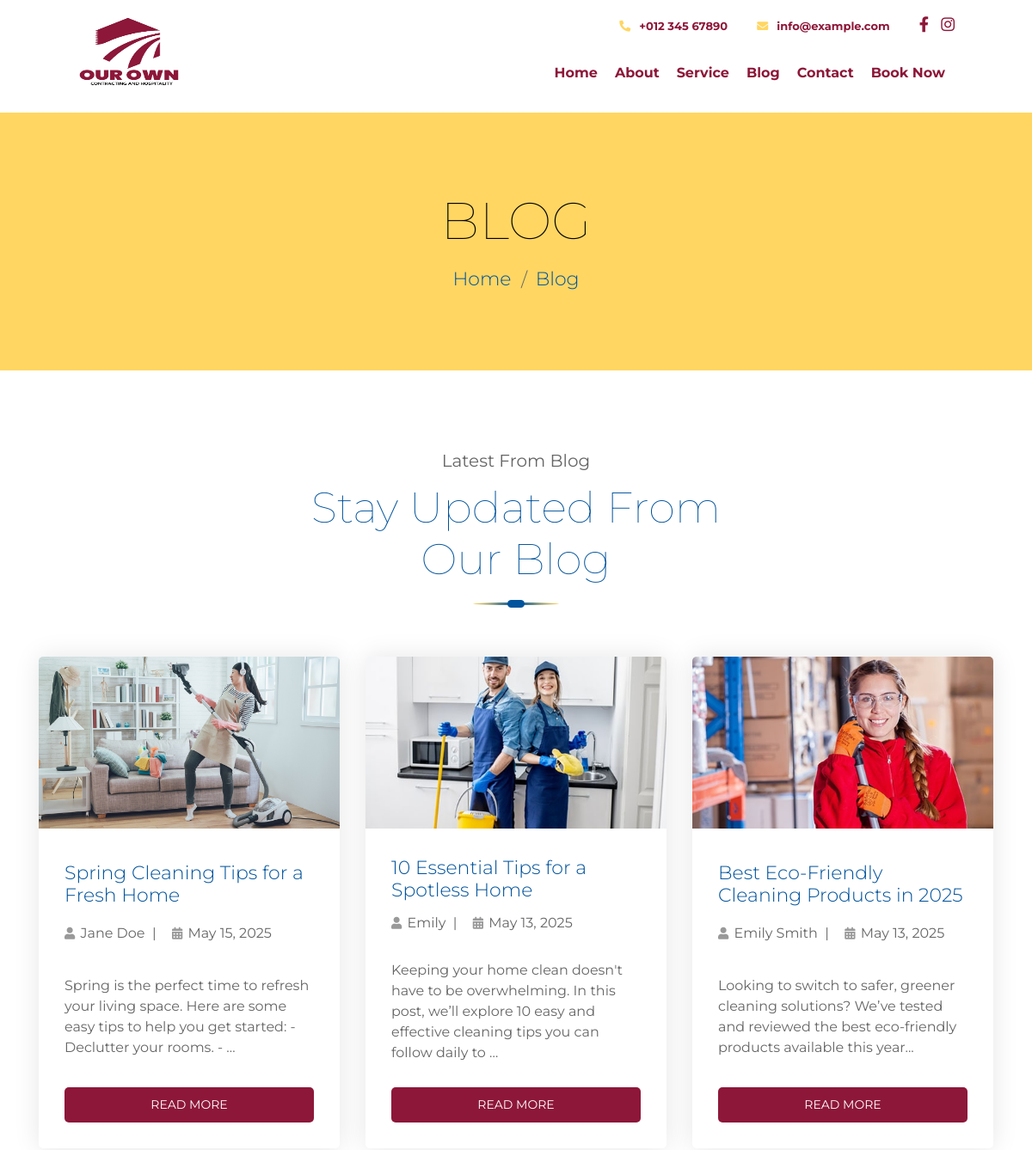
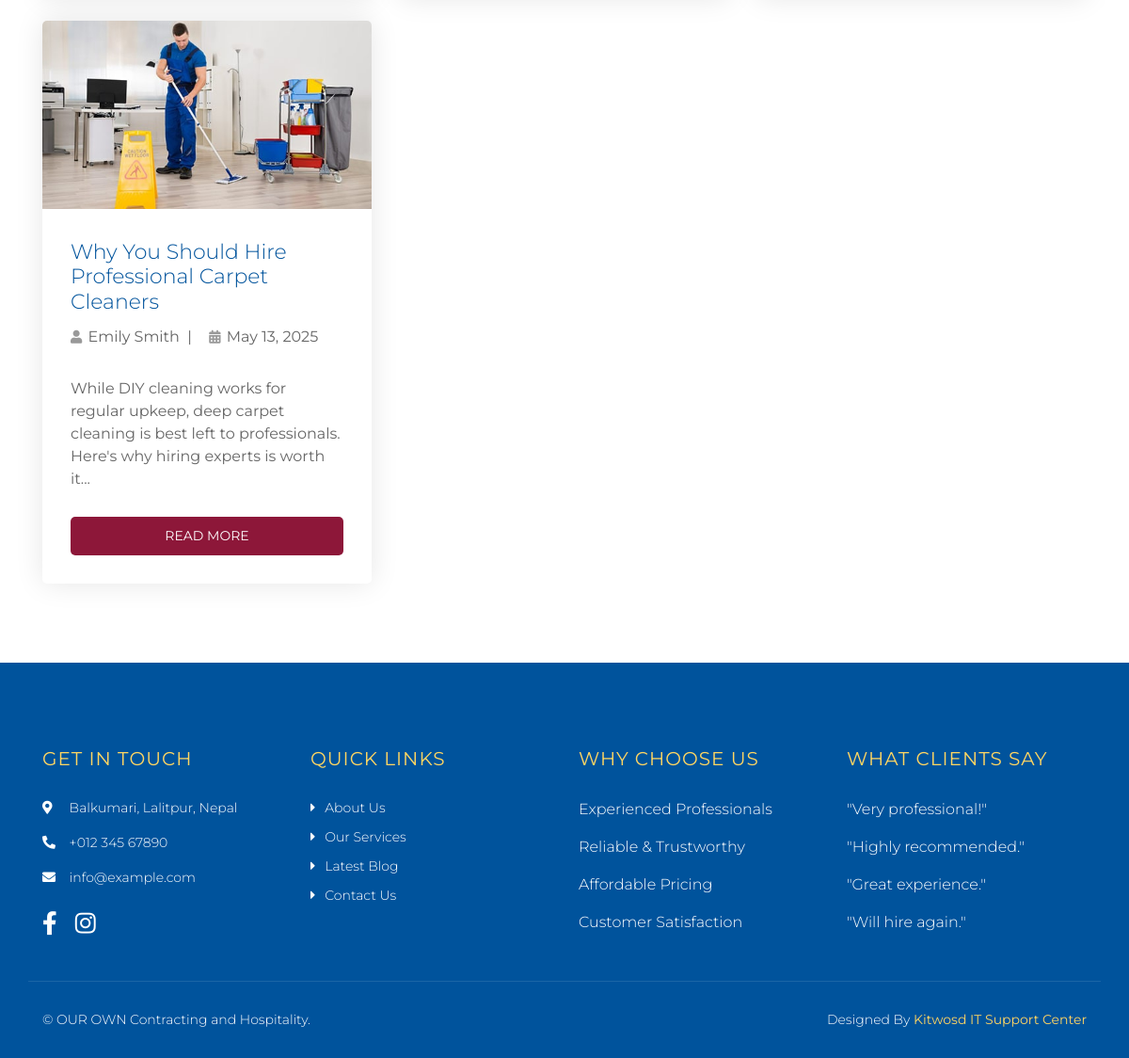
Screenshot of /blog/ with the database file from the repository (2 pictures, top to bottom).
### core/models.py (models this page shows, shortened)
class OrganizationInfo(models.Model):
    name = models.CharField(max_length=255, default="Our Company")
    logo = models.ImageField(upload_to='organization_logos/', null=True, blank=True)
    address = models.TextField()
    phone1 = models.CharField("Phone 1", max_length=20)
    phone2 = models.CharField("Phone 2", max_length=20, blank=True, null=True)
    email1 = models.EmailField("Email 1")
    email2 = models.EmailField("Email 2", blank=True, null=True)
    facebook = models.URLField(blank=True, null=True)
    twitter = models.URLField(blank=True, null=True)
    instagram = models.URLField(blank=True, null=True)
    linkedin = models.URLField(blank=True, null=True)

class BlogPost(models.Model):
    title = models.CharField(max_length=255)
    category = models.CharField(max_length=100, blank=True)
    author = models.CharField(max_length=100, blank=True)
    slug = models.SlugField(unique=True)
    content = models.TextField()
    image = models.ImageField(upload_to='blog/')
    publish_date = models.DateField(auto_now_add=True)

### core/views.py (the view)
# urls.py: path('blog/', views.blog, name='blog'),
def blog(request):
    blogs = BlogPost.objects.all().order_by('-publish_date')
    return render(request, 'core/blog.html', {'blogs': blogs})

### core/context_processors.py (called while the page is built)
def organization_info(request):
    org = OrganizationInfo.objects.first()
    return {
        'org': org
    }

### core/templates/core/blog.html (shortened to what this page needs)
{% extends 'base.html' %}
{% load static %}
{% block content %}
<div class="page-header">
    <div class="container">
        <div class="row">
            <div class="col-12">
                <h2>Blog</h2>
            </div>
            <div class="col-12">
                <a href="{% url 'home' %}">Home</a>
                <a href="#">Blog</a>
            </div>
        </div>
    </div>
</div>
<div class="blog">
    <div class="container">
        <div class="section-header text-center">
            <p>Latest From Blog</p>
            <h2>Stay Updated From Our Blog</h2>
        </div>
        <div class="row">
            {% for blog in blogs %}
            <div class="col-lg-4 col-md-6 mb-4">
                <div class="blog-item w-100 h-100 d-flex flex-column justify-content-between">
                    <img src="{{ blog.image.url }}" alt="{{ blog.title }}" class="card-img-top fixed-img">
                    <h3>{{ blog.title }}</h3>
                    <div class="meta mb-2">
                        <i class="fa fa-user"></i> {{ blog.author }} &nbsp;|&nbsp;
                        <i class="fa fa-calendar-alt"></i> {{ blog.publish_date }}
                    </div>
                    <p>{{ blog.content|truncatewords:25 }}</p>
                    <a class="btn btn-primary" href="{% url 'blog_detail' blog.slug %}">Read More</a>
                </div>
            </div>
            {% empty %}
            <div class="col-12 text-center">
                <p>No blog posts found.</p>
            </div>
            {% endfor %}
        </div>
    </div>
</div>
{% endblock %}

### core/templates/base.html (shortened to what this page needs)
{% load static %}
<!DOCTYPE html>
<html lang="en">
<head>
    <link href="https://cdn.jsdelivr.net/npm/bootstrap@5.3.2/dist/css/bootstrap.min.css" rel="stylesheet">
    <link href="https://cdn.jsdelivr.net/npm/bootstrap-icons@1.10.5/font/bootstrap-icons.css" rel="stylesheet">
    <link href="https://stackpath.bootstrapcdn.com/bootstrap/4.4.1/css/bootstrap.min.css" rel="stylesheet">
    <link href="https://cdnjs.cloudflare.com/ajax/libs/font-awesome/5.10.0/css/all.min.css" rel="stylesheet">
    <link href="{% static 'lib/owlcarousel/assets/owl.carousel.min.css' %}" rel="stylesheet">
    <link href="{% static 'lib/lightbox/css/lightbox.min.css' %}" rel="stylesheet">
    <link href="{% static 'css/style.css' %}" rel="stylesheet">
</head>
<body>
    <div class="wrapper">
        <div class="header w-100">
            <div class="container-fluid">
                <div class="header-top row align-items-center">
                    <div class="col-lg-3">
                        <div class="brand">
                            <a href="{% url 'home' %}">
                                <img src="{% if org and org.logo %}{{ org.logo.url }}{% else %}{% static 'img/logo.jpg' %}{% endif %}" alt="{{ org.name|default:'OUR OWN Contracting and Hospitality' }}" class="img-fluid">
                            </a>
                        </div>
                    </div>
                    <div class="col-lg-9">
                        <div class="topbar">
                            <div class="topbar-col">
                                {% if org and org.phone1 %}
                                    <a href="tel:{{ org.phone1 }}"><i class="fa fa-phone-alt"></i><strong>{{ org.phone1 }}</strong></a>
                                {% else %}
                                    <a href="tel:+01234567890"><i class="fa fa-phone-alt"></i><strong>+012 345 67890</strong></a>
                                {% endif %}
                            </div>
                            <div class="topbar-col">
                                {% if org and org.email1 %}
                                    <a href="mailto:{{ org.email1 }}"><i class="fa fa-envelope"></i><strong>{{ org.email1 }}</strong></a>
                                {% else %}
                                    <a href="mailto:info@example.com"><i class="fa fa-envelope"></i><strong>info@example.com</strong></a>
                                {% endif %}
                            </div>
                            <div class="topbar-col">
                                <div class="topbar-social">
                                    {% if org and org.facebook %}
                                        <a href="{{ org.facebook }}"><i class="fab fa-facebook-f"></i></a>
                                    {% endif %}
                                    {% if org and org.instagram %}
                                        <a href="{{ org.instagram }}"><i class="fab fa-instagram"></i></a>
                                    {% endif %}
                                </div>
                            </div>
                        </div>
                        <div class="navbar navbar-expand-lg bg-light navbar-light">
                            <div class="collapse navbar-collapse justify-content-between" id="navbarCollapse">
                                <div class="navbar-nav ml-auto">
                                    <a href="{% url 'home' %}" class="nav-item nav-link"><strong>Home</strong></a>
                                    <a href="{% url 'about' %}" class="nav-item nav-link"><strong>About</strong></a>
                                    <a href="{% url 'services' %}" class="nav-item nav-link"><strong>Service</strong></a>
                                    <a href="{% url 'blog' %}" class="nav-item nav-link"><strong>Blog</strong></a>
                                    <a href="{% url 'contact' %}" class="nav-item nav-link"><strong>Contact</strong></a>
                                    <a href="{% url 'book_now' %}" class="nav-item nav-link"><strong>Book Now</strong></a>
                                </div>
                            </div>
                        </div>
                    </div>
                </div>
            </div>
        </div>
        {% block content %}{% endblock %}
        <div class="footer">
            <div class="container">
                <div class="row">
                    <div class="col-md-6 col-lg-3">
                        <div class="footer-contact">
                            <h2>Get In Touch</h2>
                            <p><i class="fa fa-map-marker-alt"></i> {{ org.address|default:"123 Street, New York, USA" }}</p>
                            <p><i class="fa fa-phone-alt"></i> {{ org.phone1|default:"+012 345 67890" }}</p>
                            <p><i class="fa fa-envelope"></i> {{ org.email1|default:"info@example.com" }}</p>
                            <div class="footer-social">
                                {% if org and org.facebook %}
                                    <a href="{{ org.facebook }}"><i class="fab fa-facebook-f"></i></a>
                                {% endif %}
                                {% if org and org.instagram %}
                                    <a href="{{ org.instagram }}"><i class="fab fa-instagram"></i></a>
                                {% endif %}
                            </div>
                        </div>
                    </div>
                    <div class="col-md-6 col-lg-3">
                        <div class="footer-link">
                            <h2>Quick Links</h2>
                            <a href="{% url 'about' %}">About Us</a>
                            <a href="{% url 'services' %}">Our Services</a>
                            <a href="{% url 'blog' %}">Latest Blog</a>
                            <a href="{% url 'contact' %}">Contact Us</a>
                        </div>
                    </div>
                    <div class="col-md-6 col-lg-3">
                        <div class="footer-link">
                            <h2>Why Choose Us</h2>
                            <p>Experienced Professionals</p>
                            <p>Reliable &amp; Trustworthy</p>
                            <p>Affordable Pricing</p>
                            <p>Customer Satisfaction</p>
                        </div>
                    </div>
                    <div class="col-md-6 col-lg-3">
                        <div class="footer-link">
                            <h2>What Clients Say</h2>
                            <p>"Very professional!"</p>
                            <p>"Highly recommended."</p>
                            <p>"Great experience."</p>
                            <p>"Will hire again."</p>
                        </div>
                    </div>
                </div>
            </div>
            <div class="container copyright">
                <div class="row">
                    <div class="col-md-6">
                        <p>&copy; {{ org.name|default:"OUR OWN Contracting and Hospitality" }}.</p>
                    </div>
                    <div class="col-md-6">
                        <p>Designed By <a href="https://www.kitwosd.com/">Kitwosd IT Support Center</a></p>
                    </div>
                </div>
            </div>
        </div>
    </div>
</body>
</html>

### rows the page displays
OrganizationInfo: logo (picture), phone1 "+012 345 67890", email1 "info@example.com", address "Balkumari, Lalitpur, Nepal", name "OUR OWN Contracting and Hospitality"
BlogPost: image (picture), title "Spring Cleaning Tips for a Fresh Home", author "Jane Doe", publish_date "May 15, 2025", content "Spring is the perfect time to refresh your living space. Here are some easy tips to help you get started: - Declutter your rooms. - …"
BlogPost: image (picture), title "10 Essential Tips for a Spotless Home", author "Emily", publish_date "May 13, 2025", content "Keeping your home clean doesn't have to be overwhelming. In this post, we’ll explore 10 easy and effective cleaning tips you can follow daily to …"
BlogPost: image (picture), title "Best Eco-Friendly Cleaning Products in 2025", author "Emily Smith", publish_date "May 13, 2025", content "Looking to switch to safer, greener cleaning solutions? We’ve tested and reviewed the best eco-friendly products available this year..."
BlogPost: image (picture), title "Why You Should Hire Professional Carpet Cleaners", author "Emily Smith", publish_date "May 13, 2025", content "While DIY cleaning works for regular upkeep, deep carpet cleaning is best left to professionals. Here's why hiring experts is worth it..."
